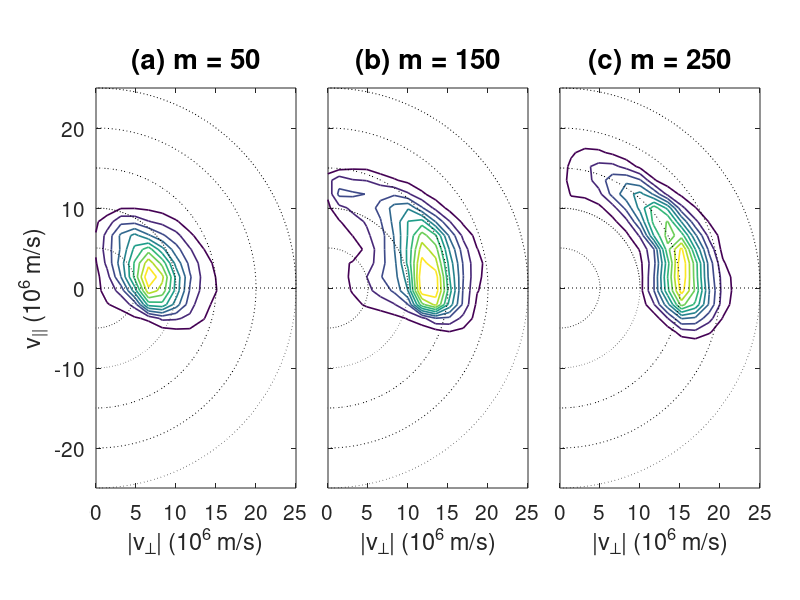
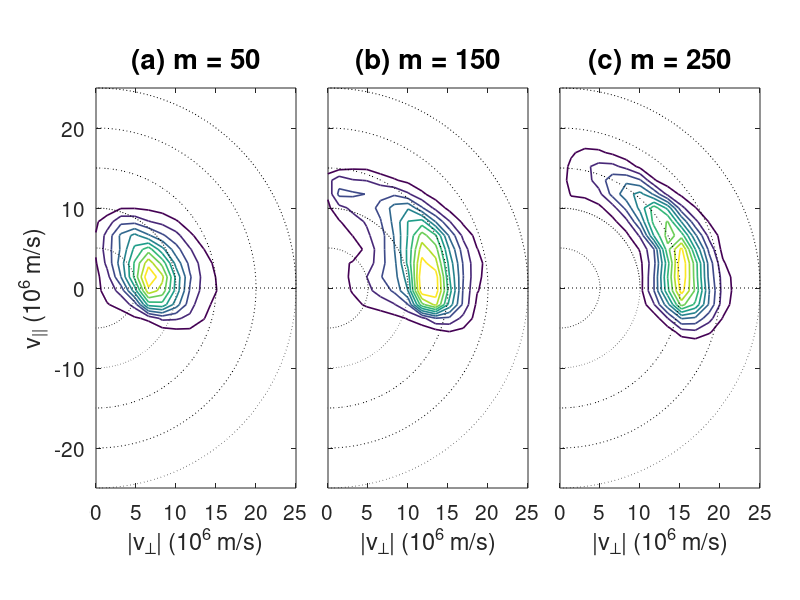
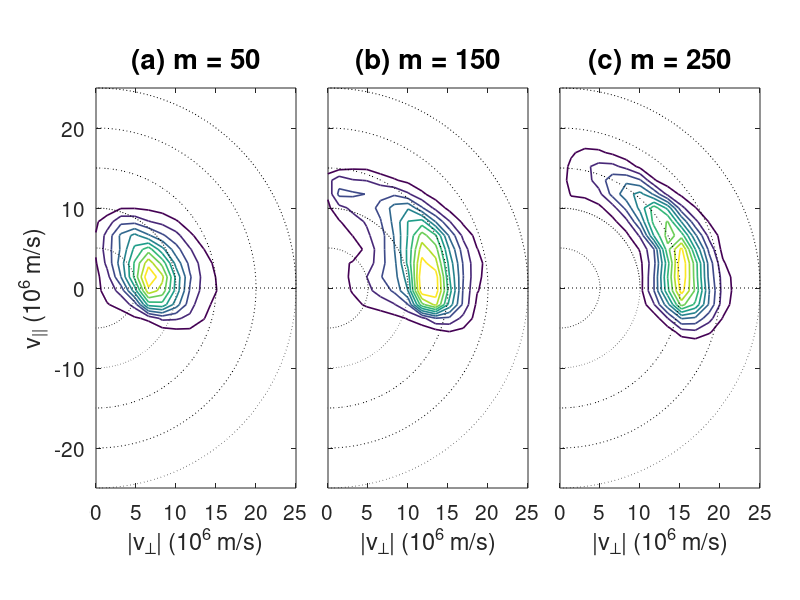

Here is the MATLAB script that generated these plots, in order:
clear all;

filename0 = 'Fig8'; 

load('Fig8_data', 'v_perp','v_para','f_m050','f_m150','f_m250');

angle = 0:1:360;
ax = cos(angle * pi ./ 180);
ay = sin(angle * pi ./ 180);

maxx =25;

%%%%%%%%%%%%
set(gcf,'PaperPosition',[0.1, 0.1, 8, 5.5])

figure(2)

subplot(131)

[c,hh] = contour(v_perp, v_para, f_m050, 10);
set(hh,'linewidth',1.2);
set(gca, 'fontsize', 15);
hold on
plot(ax*10,ay*10,'k:');
plot(ax*5,ay*5,'k:');
plot(ax*15,ay*15,'k:');
plot(ax*20,ay*20,'k:');
plot(ax*25,ay*25,'k:');
plot([0,maxx],[0,0],'k:');
hold off
xlabel('|v_{\perp}| (10^6 m/s)', 'fontsize', 17);
ylabel('v_{||} (10^6 m/s)', 'fontsize', 17);
axis equal;  
set(gca, 'xlim', [0,maxx]);
set(gca, 'ylim', [-maxx,maxx]);
set(gca, 'position', [0.12,0.12,0.25, 0.8]);
title('(a) m = 50','fontsize',20);

subplot(132)
[c,hh] = contour(v_perp, v_para, f_m150, 10);
set(hh,'linewidth',1.2);
set(gca, 'fontsize', 15);
hold on
plot(ax*10,ay*10,'k:');
plot(ax*5,ay*5,'k:');
plot(ax*15,ay*15,'k:');
plot(ax*20,ay*20,'k:');
plot(ax*25,ay*25,'k:');
plot([0,maxx],[0,0],'k:');
hold off
xlabel('|v_{\perp}| (10^6 m/s)', 'fontsize', 17); 
axis equal;
set(gca, 'xlim', [0,maxx]);
set(gca, 'ylim', [-maxx,maxx]);
set(gca, 'yticklabel', '');
set(gca, 'position', [0.41,0.12,0.25, 0.8]);
title('(b) m = 150','fontsize',20);


subplot(133)
[c,hh] = contour(v_perp, v_para, f_m250, 10);
set(hh,'linewidth',1.2);
set(gca, 'fontsize', 15);
hold on
plot(ax*10,ay*10,'k:');
plot(ax*5,ay*5,'k:');
plot(ax*15,ay*15,'k:');
plot(ax*20,ay*20,'k:');
plot(ax*25,ay*25,'k:');
plot([0,maxx],[0,0],'k:');
hold off
xlabel('|v_{\perp}| (10^6 m/s)', 'fontsize', 17);
axis equal; 
set(gca, 'xlim', [0,maxx]);
set(gca, 'ylim', [-maxx,maxx]);
set(gca, 'yticklabel', '');
set(gca, 'position', [0.7,0.12,0.25, 0.8]);
title('(c) m = 250','fontsize',20);

saveas(gcf, filename0, 'pdf');
saveas(gcf, filename0, 'epsc');
saveas(gcf, filename0, 'png');





